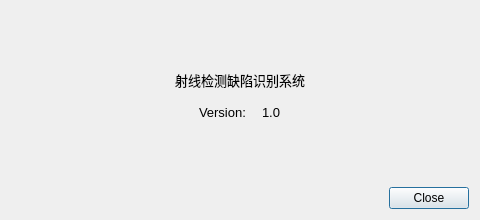
<?xml version="1.0" encoding="UTF-8"?>
<ui version="4.0">
 <class>AboutDlg</class>
 <widget class="QDialog" name="AboutDlg">
  <property name="geometry">
   <rect>
    <x>0</x>
    <y>0</y>
    <width>480</width>
    <height>220</height>
   </rect>
  </property>
  <property name="minimumSize">
   <size>
    <width>480</width>
    <height>220</height>
   </size>
  </property>
  <property name="maximumSize">
   <size>
    <width>480</width>
    <height>220</height>
   </size>
  </property>
  <property name="windowTitle">
   <string>关于</string>
  </property>
  <property name="styleSheet">
   <string notr="true">QWidget#widget_logo
{
	background-image: url(:/imgs/TB Software_128X128.png);
}

QLabel
{
	font-family:&quot;Arial&quot;;
    font-size:10pt;
}</string>
  </property>
  <layout class="QVBoxLayout" name="verticalLayout_2" stretch="0,1,0,0">
   <item>
    <spacer name="verticalSpacer">
     <property name="orientation">
      <enum>Qt::Vertical</enum>
     </property>
     <property name="sizeHint" stdset="0">
      <size>
       <width>20</width>
       <height>40</height>
      </size>
     </property>
    </spacer>
   </item>
   <item>
    <layout class="QHBoxLayout" name="horizontalLayout_2">
     <property name="spacing">
      <number>20</number>
     </property>
     <property name="leftMargin">
      <number>20</number>
     </property>
     <property name="rightMargin">
      <number>20</number>
     </property>
     <item>
      <layout class="QVBoxLayout" name="verticalLayout">
       <property name="spacing">
        <number>12</number>
       </property>
       <item>
        <spacer name="verticalSpacer_3">
         <property name="orientation">
          <enum>Qt::Vertical</enum>
         </property>
         <property name="sizeHint" stdset="0">
          <size>
           <width>20</width>
           <height>40</height>
          </size>
         </property>
        </spacer>
       </item>
       <item>
        <widget class="QLabel" name="label_softname">
         <property name="text">
          <string>射线检测缺陷识别系统</string>
         </property>
         <property name="alignment">
          <set>Qt::AlignCenter</set>
         </property>
        </widget>
       </item>
       <item>
        <layout class="QHBoxLayout" name="horizontalLayout">
         <item>
          <spacer name="horizontalSpacer">
           <property name="orientation">
            <enum>Qt::Horizontal</enum>
           </property>
           <property name="sizeHint" stdset="0">
            <size>
             <width>40</width>
             <height>20</height>
            </size>
           </property>
          </spacer>
         </item>
         <item>
          <widget class="QLabel" name="label_2">
           <property name="text">
            <string>Version: </string>
           </property>
          </widget>
         </item>
         <item>
          <widget class="QLabel" name="label_version">
           <property name="text">
            <string>1.0</string>
           </property>
          </widget>
         </item>
         <item>
          <spacer name="horizontalSpacer_3">
           <property name="orientation">
            <enum>Qt::Horizontal</enum>
           </property>
           <property name="sizeHint" stdset="0">
            <size>
             <width>40</width>
             <height>20</height>
            </size>
           </property>
          </spacer>
         </item>
        </layout>
       </item>
       <item>
        <spacer name="verticalSpacer_4">
         <property name="orientation">
          <enum>Qt::Vertical</enum>
         </property>
         <property name="sizeHint" stdset="0">
          <size>
           <width>20</width>
           <height>40</height>
          </size>
         </property>
        </spacer>
       </item>
      </layout>
     </item>
    </layout>
   </item>
   <item>
    <spacer name="verticalSpacer_2">
     <property name="orientation">
      <enum>Qt::Vertical</enum>
     </property>
     <property name="sizeHint" stdset="0">
      <size>
       <width>20</width>
       <height>40</height>
      </size>
     </property>
    </spacer>
   </item>
   <item>
    <layout class="QHBoxLayout" name="horizontalLayout_3">
     <item>
      <spacer name="horizontalSpacer_2">
       <property name="orientation">
        <enum>Qt::Horizontal</enum>
       </property>
       <property name="sizeHint" stdset="0">
        <size>
         <width>40</width>
         <height>20</height>
        </size>
       </property>
      </spacer>
     </item>
     <item>
      <widget class="QPushButton" name="pushButton">
       <property name="text">
        <string>Close</string>
       </property>
      </widget>
     </item>
    </layout>
   </item>
  </layout>
 </widget>
 <resources/>
 <connections>
  <connection>
   <sender>pushButton</sender>
   <signal>clicked()</signal>
   <receiver>AboutDlg</receiver>
   <slot>reject()</slot>
   <hints>
    <hint type="sourcelabel">
     <x>467</x>
     <y>232</y>
    </hint>
    <hint type="destinationlabel">
     <x>440</x>
     <y>300</y>
    </hint>
   </hints>
  </connection>
 </connections>
</ui>
